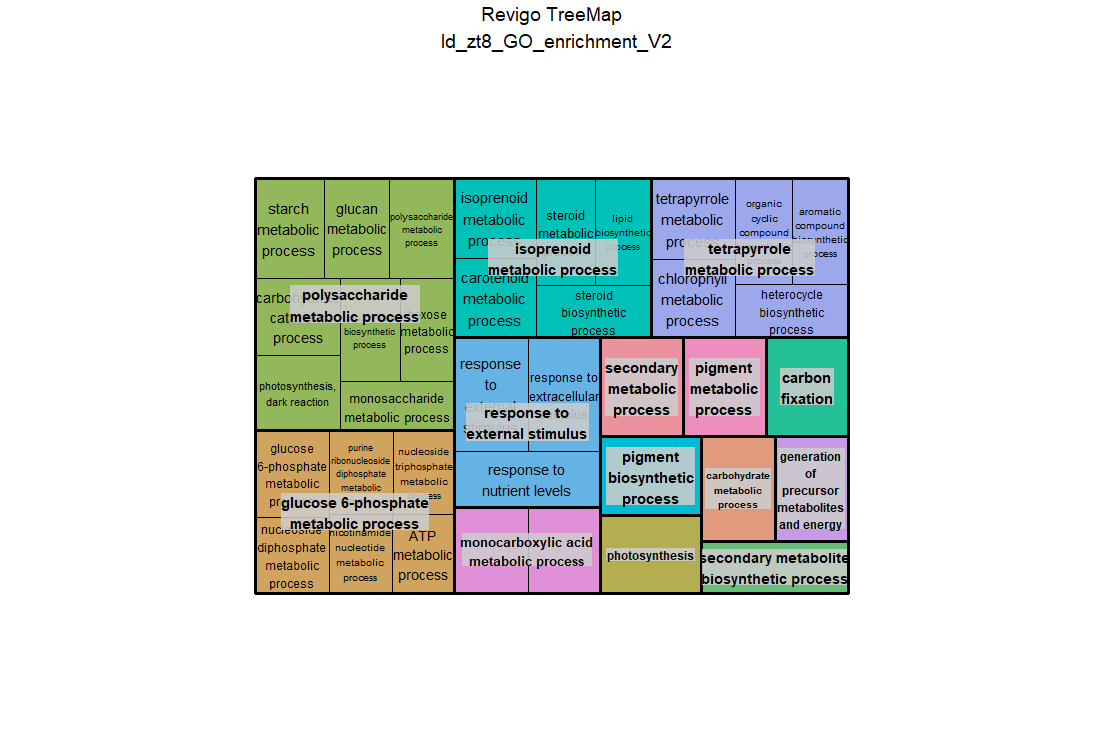

Write R code to recreate this figure.
# A treemap R script produced by the Revigo server at http://revigo.irb.hr/
# If you found Revigo useful in your work, please cite the following reference:
# Supek F et al. "REVIGO summarizes and visualizes long lists of Gene Ontology
# terms" PLoS ONE 2011. doi:10.1371/journal.pone.0021800

# author: Anton Kratz <anton.kratz@gmail.com>, RIKEN Omics Science Center, Functional Genomics Technology Team, Japan
# created: Fri, Nov 02, 2012  7:25:52 PM
# last change: Fri, Nov 09, 2012  3:20:01 PM

# -----------------------------------------------------------------------------
# If you don't have the treemap package installed, uncomment the following line:
# install.packages( "treemap" );
library(treemap) 								# treemap package by Martijn Tennekes

# Set the working directory if necessary
# setwd("C:/Users/username/workingdir");

# --------------------------------------------------------------------------
# Here is your data from Revigo. Scroll down for plot configuration options.

revigo.names <- c("term_ID","description","frequency","uniqueness","dispensability","representative");
revigo.data <- rbind(c("GO:0005975","carbohydrate metabolic process",5.521546466478484,0.8932091676289861,0.0764469,"carbohydrate metabolic process"),
c("GO:0005976","polysaccharide metabolic process",1.1167319130275588,0.7587800075131528,0.03592384,"polysaccharide metabolic process"),
c("GO:0005982","starch metabolic process",0.017608800701637863,0.8029912286035685,0.62602389,"polysaccharide metabolic process"),
c("GO:0005996","monosaccharide metabolic process",0.908795725671516,0.6448890164413665,0.59519536,"polysaccharide metabolic process"),
c("GO:0016051","carbohydrate biosynthetic process",0.9607174066221332,0.7078024888315818,0.59881341,"polysaccharide metabolic process"),
c("GO:0016052","carbohydrate catabolic process",1.3222932073535736,0.7553004451581359,0.62049982,"polysaccharide metabolic process"),
c("GO:0019318","hexose metabolic process",0.6874284205910277,0.6528204767070758,0.57765858,"polysaccharide metabolic process"),
c("GO:0019685","photosynthesis, dark reaction",0.022531548158839232,0.749149841660499,0.4245138,"polysaccharide metabolic process"),
c("GO:0044042","glucan metabolic process",0.38687140506388396,0.7624625586236576,0.54461487,"polysaccharide metabolic process"),
c("GO:0006091","generation of precursor metabolites and energy",2.62835465282124,0.886279075097649,0.07412192,"generation of precursor metabolites and energy"),
c("GO:0006720","isoprenoid metabolic process",0.5931910685927647,0.7581816352916443,0.08210412,"isoprenoid metabolic process"),
c("GO:0006694","steroid biosynthetic process",0.14729326057246497,0.6961394351733909,0.5060764,"isoprenoid metabolic process"),
c("GO:0008202","steroid metabolic process",0.25984788976451706,0.7268995522344462,0.53200408,"isoprenoid metabolic process"),
c("GO:0008610","lipid biosynthetic process",2.7358634658696603,0.7014902154306217,0.67552632,"isoprenoid metabolic process"),
c("GO:0016116","carotenoid metabolic process",0.0650933565793451,0.7564671905593555,0.53112224,"isoprenoid metabolic process"),
c("GO:0009605","response to external stimulus",1.9406468330502087,0.9674393211874955,0,"response to external stimulus"),
c("GO:0009991","response to extracellular stimulus",0.4148379325099307,0.9457862854002138,0.34739614,"response to external stimulus"),
c("GO:0031667","response to nutrient levels",0.14280956896955455,0.9409166363568738,0.64232317,"response to external stimulus"),
c("GO:0015977","carbon fixation",0.05010558628059554,0.9420582824852353,-0,"carbon fixation"),
c("GO:0015979","photosynthesis",0.23078372268274303,0.9096811547771229,0.02155679,"photosynthesis"),
c("GO:0019748","secondary metabolic process",0.40536164365481797,0.950369841212275,0.02610808,"secondary metabolic process"),
c("GO:0032787","monocarboxylic acid metabolic process",2.668208950140285,0.7196181502622621,0.09910299,"monocarboxylic acid metabolic process"),
c("GO:0006090","pyruvate metabolic process",0.8124529012810852,0.7399649889639006,0.53104456,"monocarboxylic acid metabolic process"),
c("GO:0033013","tetrapyrrole metabolic process",0.8131480730503791,0.7956226943588663,0.08516837,"tetrapyrrole metabolic process"),
c("GO:0015994","chlorophyll metabolic process",0.0535648142234938,0.760621976865457,0.15883951,"tetrapyrrole metabolic process"),
c("GO:0018130","heterocycle biosynthetic process",13.771272921376537,0.6907149679114278,0.53496242,"tetrapyrrole metabolic process"),
c("GO:0019438","aromatic compound biosynthetic process",13.451580388199883,0.691641326415886,0.46012145,"tetrapyrrole metabolic process"),
c("GO:1901362","organic cyclic compound biosynthetic process",14.3966447883804,0.7004045278375222,0.27991849,"tetrapyrrole metabolic process"),
c("GO:0042440","pigment metabolic process",0.5319993219913232,0.9491075173178705,0.02794033,"pigment metabolic process"),
c("GO:0044550","secondary metabolite biosynthetic process",0.30917182357724615,0.8836898644630451,0.02486707,"secondary metabolite biosynthetic process"),
c("GO:0046148","pigment biosynthetic process",0.49384137683658397,0.9229323105411772,0.02723823,"pigment biosynthetic process"),
c("GO:0051156","glucose 6-phosphate metabolic process",0.23190464558347063,0.7374718270908539,0.07415893,"glucose 6-phosphate metabolic process"),
c("GO:0009132","nucleoside diphosphate metabolic process",0.09319293125396481,0.6514518906357555,0.4069663,"glucose 6-phosphate metabolic process"),
c("GO:0009141","nucleoside triphosphate metabolic process",0.762872851553353,0.5924234486005225,0.53683255,"glucose 6-phosphate metabolic process"),
c("GO:0009179","purine ribonucleoside diphosphate metabolic process",0.04863208822414945,0.6235248250295676,0.43566137,"glucose 6-phosphate metabolic process"),
c("GO:0046034","ATP metabolic process",0.4379083219444906,0.5739031369685629,0.61742646,"glucose 6-phosphate metabolic process"),
c("GO:0046496","nicotinamide nucleotide metabolic process",0.561705441950962,0.5740306544942806,0.63271009,"glucose 6-phosphate metabolic process"));

stuff <- data.frame(revigo.data);
names(stuff) <- revigo.names;

stuff$frequency <- as.numeric( as.character(stuff$frequency) );
stuff$uniqueness <- as.numeric( as.character(stuff$uniqueness) );
stuff$dispensability <- as.numeric( as.character(stuff$dispensability) );


# check the tmPlot command documentation for all possible parameters - there are a lot more
treemap(
  stuff,
  index = c("representative","description"),
  vSize = "uniqueness",
  type = "categorical",
  vColor = "representative",
  title = "Revigo TreeMap
  ld_zt8_GO_enrichment_V2",
  inflate.labels = FALSE,      # set this to TRUE for space-filling group labels - good for posters
  lowerbound.cex.labels = 0,   # try to draw as many labels as possible (still, some small squares may not get a label)
  position.legend = "none"
)

dev.off()
